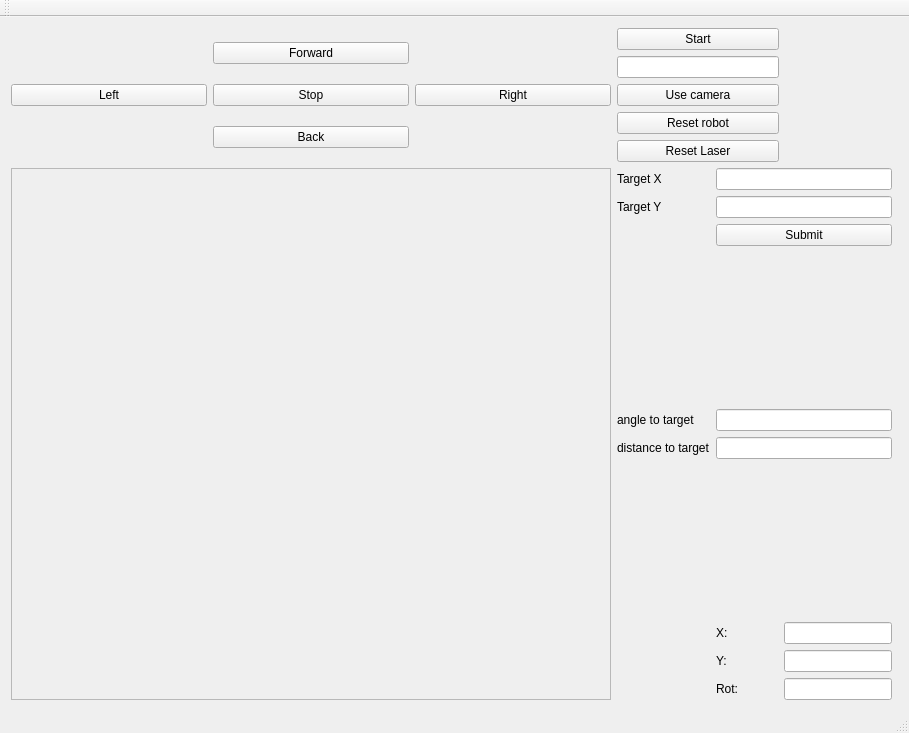
<?xml version="1.0" encoding="UTF-8"?>
<ui version="4.0">
 <class>MainWindow</class>
 <widget class="QMainWindow" name="MainWindow">
  <property name="geometry">
   <rect>
    <x>0</x>
    <y>0</y>
    <width>909</width>
    <height>733</height>
   </rect>
  </property>
  <property name="windowTitle">
   <string>MainWindow</string>
  </property>
  <widget class="QWidget" name="centralWidget">
   <layout class="QGridLayout" name="gridLayout_5">
    <item row="0" column="0">
     <layout class="QGridLayout" name="gridLayout_4">
      <item row="3" column="0">
       <widget class="QFrame" name="frame">
        <property name="sizePolicy">
         <sizepolicy hsizetype="MinimumExpanding" vsizetype="Expanding">
          <horstretch>0</horstretch>
          <verstretch>0</verstretch>
         </sizepolicy>
        </property>
        <property name="minimumSize">
         <size>
          <width>600</width>
          <height>450</height>
         </size>
        </property>
        <property name="frameShape">
         <enum>QFrame::StyledPanel</enum>
        </property>
        <property name="frameShadow">
         <enum>QFrame::Raised</enum>
        </property>
       </widget>
      </item>
      <item row="0" column="0">
       <layout class="QGridLayout" name="gridLayout_2">
        <item row="1" column="2">
         <widget class="QPushButton" name="pushButton_5">
          <property name="sizePolicy">
           <sizepolicy hsizetype="Expanding" vsizetype="Fixed">
            <horstretch>0</horstretch>
            <verstretch>0</verstretch>
           </sizepolicy>
          </property>
          <property name="text">
           <string>Right</string>
          </property>
         </widget>
        </item>
        <item row="0" column="1">
         <widget class="QPushButton" name="pushButton_2">
          <property name="sizePolicy">
           <sizepolicy hsizetype="Expanding" vsizetype="Fixed">
            <horstretch>0</horstretch>
            <verstretch>0</verstretch>
           </sizepolicy>
          </property>
          <property name="text">
           <string>Forward</string>
          </property>
         </widget>
        </item>
        <item row="1" column="0">
         <widget class="QPushButton" name="pushButton_6">
          <property name="sizePolicy">
           <sizepolicy hsizetype="Expanding" vsizetype="Fixed">
            <horstretch>0</horstretch>
            <verstretch>0</verstretch>
           </sizepolicy>
          </property>
          <property name="text">
           <string>Left</string>
          </property>
         </widget>
        </item>
        <item row="2" column="1">
         <widget class="QPushButton" name="pushButton_3">
          <property name="sizePolicy">
           <sizepolicy hsizetype="Expanding" vsizetype="Fixed">
            <horstretch>0</horstretch>
            <verstretch>0</verstretch>
           </sizepolicy>
          </property>
          <property name="text">
           <string>Back</string>
          </property>
         </widget>
        </item>
        <item row="1" column="1">
         <widget class="QPushButton" name="pushButton_4">
          <property name="sizePolicy">
           <sizepolicy hsizetype="Expanding" vsizetype="Fixed">
            <horstretch>0</horstretch>
            <verstretch>0</verstretch>
           </sizepolicy>
          </property>
          <property name="text">
           <string>Stop</string>
          </property>
         </widget>
        </item>
       </layout>
      </item>
      <item row="0" column="1" colspan="2">
       <layout class="QVBoxLayout" name="verticalLayout">
        <item>
         <widget class="QPushButton" name="pushButton_9">
          <property name="sizePolicy">
           <sizepolicy hsizetype="Fixed" vsizetype="Fixed">
            <horstretch>0</horstretch>
            <verstretch>0</verstretch>
           </sizepolicy>
          </property>
          <property name="minimumSize">
           <size>
            <width>162</width>
            <height>0</height>
           </size>
          </property>
          <property name="text">
           <string>Start</string>
          </property>
         </widget>
        </item>
        <item>
         <widget class="QLineEdit" name="lineEdit">
          <property name="sizePolicy">
           <sizepolicy hsizetype="Fixed" vsizetype="Fixed">
            <horstretch>0</horstretch>
            <verstretch>0</verstretch>
           </sizepolicy>
          </property>
          <property name="minimumSize">
           <size>
            <width>162</width>
            <height>0</height>
           </size>
          </property>
         </widget>
        </item>
        <item>
         <widget class="QPushButton" name="pushButton">
          <property name="sizePolicy">
           <sizepolicy hsizetype="Fixed" vsizetype="Fixed">
            <horstretch>0</horstretch>
            <verstretch>0</verstretch>
           </sizepolicy>
          </property>
          <property name="minimumSize">
           <size>
            <width>162</width>
            <height>0</height>
           </size>
          </property>
          <property name="text">
           <string>Use camera</string>
          </property>
         </widget>
        </item>
        <item>
         <widget class="QPushButton" name="pushButton_8">
          <property name="sizePolicy">
           <sizepolicy hsizetype="Fixed" vsizetype="Fixed">
            <horstretch>0</horstretch>
            <verstretch>0</verstretch>
           </sizepolicy>
          </property>
          <property name="minimumSize">
           <size>
            <width>162</width>
            <height>0</height>
           </size>
          </property>
          <property name="text">
           <string>Reset robot</string>
          </property>
         </widget>
        </item>
        <item>
         <widget class="QPushButton" name="pushButton_7">
          <property name="sizePolicy">
           <sizepolicy hsizetype="Fixed" vsizetype="Fixed">
            <horstretch>0</horstretch>
            <verstretch>0</verstretch>
           </sizepolicy>
          </property>
          <property name="minimumSize">
           <size>
            <width>162</width>
            <height>0</height>
           </size>
          </property>
          <property name="text">
           <string>Reset Laser</string>
          </property>
         </widget>
        </item>
       </layout>
      </item>
      <item row="3" column="1">
       <layout class="QGridLayout" name="gridLayout">
        <item row="2" column="0">
         <widget class="QLabel" name="label_5">
          <property name="text">
           <string>Target Y</string>
          </property>
         </widget>
        </item>
        <item row="3" column="1">
         <widget class="QPushButton" name="submitTargetButton">
          <property name="text">
           <string>Submit</string>
          </property>
         </widget>
        </item>
        <item row="5" column="0">
         <widget class="QLabel" name="label_6">
          <property name="text">
           <string>angle to target</string>
          </property>
         </widget>
        </item>
        <item row="7" column="1">
         <spacer name="verticalSpacer">
          <property name="orientation">
           <enum>Qt::Vertical</enum>
          </property>
          <property name="sizeHint" stdset="0">
           <size>
            <width>20</width>
            <height>40</height>
           </size>
          </property>
         </spacer>
        </item>
        <item row="2" column="1">
         <widget class="QLineEdit" name="targetYLine"/>
        </item>
        <item row="5" column="1">
         <widget class="QLineEdit" name="angleToTarget"/>
        </item>
        <item row="8" column="1">
         <layout class="QGridLayout" name="gridLayout_3">
          <item row="1" column="1">
           <widget class="QLineEdit" name="lineEdit_3">
            <property name="sizePolicy">
             <sizepolicy hsizetype="Fixed" vsizetype="Fixed">
              <horstretch>0</horstretch>
              <verstretch>0</verstretch>
             </sizepolicy>
            </property>
            <property name="focusPolicy">
             <enum>Qt::NoFocus</enum>
            </property>
            <property name="readOnly">
             <bool>true</bool>
            </property>
           </widget>
          </item>
          <item row="2" column="1">
           <widget class="QLineEdit" name="lineEdit_4">
            <property name="sizePolicy">
             <sizepolicy hsizetype="Fixed" vsizetype="Fixed">
              <horstretch>0</horstretch>
              <verstretch>0</verstretch>
             </sizepolicy>
            </property>
            <property name="focusPolicy">
             <enum>Qt::NoFocus</enum>
            </property>
            <property name="readOnly">
             <bool>true</bool>
            </property>
           </widget>
          </item>
          <item row="1" column="0">
           <widget class="QLabel" name="label_2">
            <property name="text">
             <string>Y:</string>
            </property>
           </widget>
          </item>
          <item row="0" column="0">
           <widget class="QLabel" name="label">
            <property name="text">
             <string>X:</string>
            </property>
           </widget>
          </item>
          <item row="0" column="1">
           <widget class="QLineEdit" name="lineEdit_2">
            <property name="sizePolicy">
             <sizepolicy hsizetype="Fixed" vsizetype="Fixed">
              <horstretch>0</horstretch>
              <verstretch>0</verstretch>
             </sizepolicy>
            </property>
            <property name="focusPolicy">
             <enum>Qt::NoFocus</enum>
            </property>
            <property name="readOnly">
             <bool>true</bool>
            </property>
           </widget>
          </item>
          <item row="2" column="0">
           <widget class="QLabel" name="label_3">
            <property name="text">
             <string>Rot:</string>
            </property>
           </widget>
          </item>
         </layout>
        </item>
        <item row="6" column="1">
         <widget class="QLineEdit" name="distanceToTarget"/>
        </item>
        <item row="1" column="1">
         <widget class="QLineEdit" name="targetXLine"/>
        </item>
        <item row="1" column="0">
         <widget class="QLabel" name="label_4">
          <property name="text">
           <string>Target X</string>
          </property>
         </widget>
        </item>
        <item row="4" column="1">
         <spacer name="verticalSpacer_2">
          <property name="orientation">
           <enum>Qt::Vertical</enum>
          </property>
          <property name="sizeHint" stdset="0">
           <size>
            <width>20</width>
            <height>40</height>
           </size>
          </property>
         </spacer>
        </item>
        <item row="6" column="0">
         <widget class="QLabel" name="label_7">
          <property name="text">
           <string>distance to target</string>
          </property>
         </widget>
        </item>
       </layout>
      </item>
     </layout>
    </item>
   </layout>
  </widget>
  <widget class="QMenuBar" name="menuBar">
   <property name="geometry">
    <rect>
     <x>0</x>
     <y>0</y>
     <width>909</width>
     <height>21</height>
    </rect>
   </property>
  </widget>
  <widget class="QToolBar" name="mainToolBar">
   <attribute name="toolBarArea">
    <enum>TopToolBarArea</enum>
   </attribute>
   <attribute name="toolBarBreak">
    <bool>false</bool>
   </attribute>
  </widget>
  <widget class="QStatusBar" name="statusBar"/>
 </widget>
 <layoutdefault spacing="6" margin="11"/>
 <resources/>
 <connections/>
</ui>
